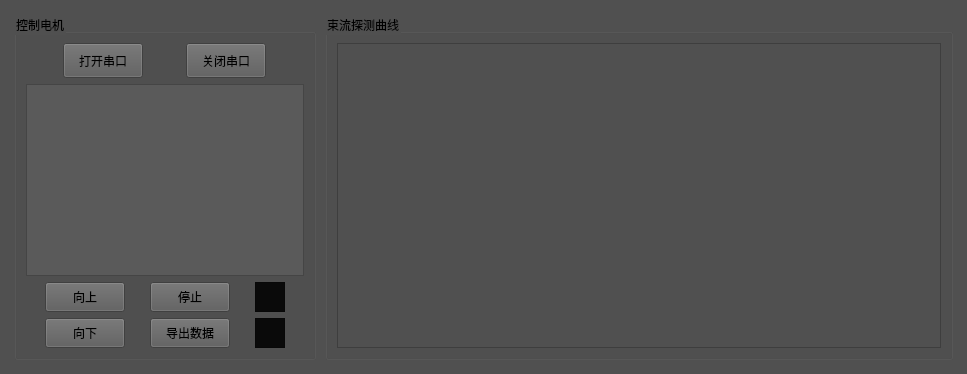
<?xml version="1.0" encoding="UTF-8"?>
<ui version="4.0">
 <class>BeamDetection</class>
 <widget class="QWidget" name="BeamDetection">
  <property name="geometry">
   <rect>
    <x>0</x>
    <y>0</y>
    <width>967</width>
    <height>374</height>
   </rect>
  </property>
  <property name="sizePolicy">
   <sizepolicy hsizetype="Maximum" vsizetype="Preferred">
    <horstretch>0</horstretch>
    <verstretch>0</verstretch>
   </sizepolicy>
  </property>
  <property name="windowTitle">
   <string>束流探测</string>
  </property>
  <property name="styleSheet">
   <string notr="true">background-color: rgb(80, 80, 80)</string>
  </property>
  <widget class="QGroupBox" name="groupBox">
   <property name="geometry">
    <rect>
     <x>14</x>
     <y>14</y>
     <width>302</width>
     <height>346</height>
    </rect>
   </property>
   <property name="title">
    <string>控制电机</string>
   </property>
   <layout class="QVBoxLayout" name="verticalLayout_2">
    <item>
     <layout class="QGridLayout" name="gridLayout_2">
      <item row="0" column="0">
       <widget class="QPushButton" name="OpenPort">
        <property name="sizePolicy">
         <sizepolicy hsizetype="Fixed" vsizetype="Preferred">
          <horstretch>0</horstretch>
          <verstretch>0</verstretch>
         </sizepolicy>
        </property>
        <property name="styleSheet">
         <string notr="true">font: 10pt &quot;Adobe Devanagari&quot;;
background-color: rgb(90, 90, 90)</string>
        </property>
        <property name="text">
         <string>打开串口</string>
        </property>
       </widget>
      </item>
      <item row="0" column="1">
       <widget class="QPushButton" name="ClosePort">
        <property name="sizePolicy">
         <sizepolicy hsizetype="Fixed" vsizetype="Preferred">
          <horstretch>0</horstretch>
          <verstretch>0</verstretch>
         </sizepolicy>
        </property>
        <property name="styleSheet">
         <string notr="true">font: 10pt &quot;Adobe Devanagari&quot;;
background-color: rgb(90, 90, 90)</string>
        </property>
        <property name="text">
         <string>关闭串口</string>
        </property>
       </widget>
      </item>
     </layout>
    </item>
    <item>
     <widget class="QTextBrowser" name="MessageTextBrowser">
      <property name="sizePolicy">
       <sizepolicy hsizetype="Preferred" vsizetype="Preferred">
        <horstretch>0</horstretch>
        <verstretch>0</verstretch>
       </sizepolicy>
      </property>
      <property name="styleSheet">
       <string notr="true">background-color: rgb(90, 90, 90)</string>
      </property>
     </widget>
    </item>
    <item>
     <layout class="QGridLayout" name="gridLayout">
      <item row="0" column="0">
       <widget class="QPushButton" name="MoveUpside">
        <property name="sizePolicy">
         <sizepolicy hsizetype="Fixed" vsizetype="Preferred">
          <horstretch>0</horstretch>
          <verstretch>0</verstretch>
         </sizepolicy>
        </property>
        <property name="styleSheet">
         <string notr="true">font: 10pt &quot;Adobe Devanagari&quot;;
background-color: rgb(90, 90, 90)</string>
        </property>
        <property name="text">
         <string>向上</string>
        </property>
       </widget>
      </item>
      <item row="0" column="1">
       <widget class="QPushButton" name="MoveStop">
        <property name="sizePolicy">
         <sizepolicy hsizetype="Fixed" vsizetype="Preferred">
          <horstretch>0</horstretch>
          <verstretch>0</verstretch>
         </sizepolicy>
        </property>
        <property name="styleSheet">
         <string notr="true">font: 10pt &quot;Adobe Devanagari&quot;;
background-color: rgb(90, 90, 90)</string>
        </property>
        <property name="text">
         <string>停止</string>
        </property>
       </widget>
      </item>
      <item row="0" column="2">
       <widget class="QFrame" name="upsideFrame">
        <property name="sizePolicy">
         <sizepolicy hsizetype="Fixed" vsizetype="Fixed">
          <horstretch>0</horstretch>
          <verstretch>0</verstretch>
         </sizepolicy>
        </property>
        <property name="minimumSize">
         <size>
          <width>30</width>
          <height>30</height>
         </size>
        </property>
        <property name="styleSheet">
         <string notr="true">background-color: rgb(10, 10, 10)</string>
        </property>
        <property name="frameShape">
         <enum>QFrame::StyledPanel</enum>
        </property>
        <property name="frameShadow">
         <enum>QFrame::Raised</enum>
        </property>
       </widget>
      </item>
      <item row="1" column="0">
       <widget class="QPushButton" name="MoveDownside">
        <property name="sizePolicy">
         <sizepolicy hsizetype="Fixed" vsizetype="Preferred">
          <horstretch>0</horstretch>
          <verstretch>0</verstretch>
         </sizepolicy>
        </property>
        <property name="styleSheet">
         <string notr="true">font: 10pt &quot;Adobe Devanagari&quot;;
background-color: rgb(90, 90, 90)</string>
        </property>
        <property name="text">
         <string>向下</string>
        </property>
       </widget>
      </item>
      <item row="1" column="1">
       <widget class="QPushButton" name="Save">
        <property name="sizePolicy">
         <sizepolicy hsizetype="Fixed" vsizetype="Preferred">
          <horstretch>0</horstretch>
          <verstretch>0</verstretch>
         </sizepolicy>
        </property>
        <property name="styleSheet">
         <string notr="true">font: 10pt &quot;Adobe Devanagari&quot;;
background-color: rgb(90, 90, 90)</string>
        </property>
        <property name="text">
         <string>导出数据</string>
        </property>
       </widget>
      </item>
      <item row="1" column="2">
       <widget class="QFrame" name="downsideFrame">
        <property name="sizePolicy">
         <sizepolicy hsizetype="Fixed" vsizetype="Fixed">
          <horstretch>0</horstretch>
          <verstretch>0</verstretch>
         </sizepolicy>
        </property>
        <property name="minimumSize">
         <size>
          <width>30</width>
          <height>30</height>
         </size>
        </property>
        <property name="styleSheet">
         <string notr="true">background-color: rgb(10, 10, 10)</string>
        </property>
        <property name="frameShape">
         <enum>QFrame::StyledPanel</enum>
        </property>
        <property name="frameShadow">
         <enum>QFrame::Raised</enum>
        </property>
       </widget>
      </item>
     </layout>
    </item>
   </layout>
  </widget>
  <widget class="QGroupBox" name="groupBox_2">
   <property name="geometry">
    <rect>
     <x>325</x>
     <y>14</y>
     <width>628</width>
     <height>346</height>
    </rect>
   </property>
   <property name="title">
    <string>束流探测曲线</string>
   </property>
   <layout class="QVBoxLayout" name="verticalLayout">
    <item>
     <widget class="QFrame" name="BeamCurveFrame">
      <property name="minimumSize">
       <size>
        <width>600</width>
        <height>300</height>
       </size>
      </property>
      <property name="frameShape">
       <enum>QFrame::StyledPanel</enum>
      </property>
      <property name="frameShadow">
       <enum>QFrame::Raised</enum>
      </property>
     </widget>
    </item>
   </layout>
  </widget>
 </widget>
 <resources/>
 <connections/>
</ui>
